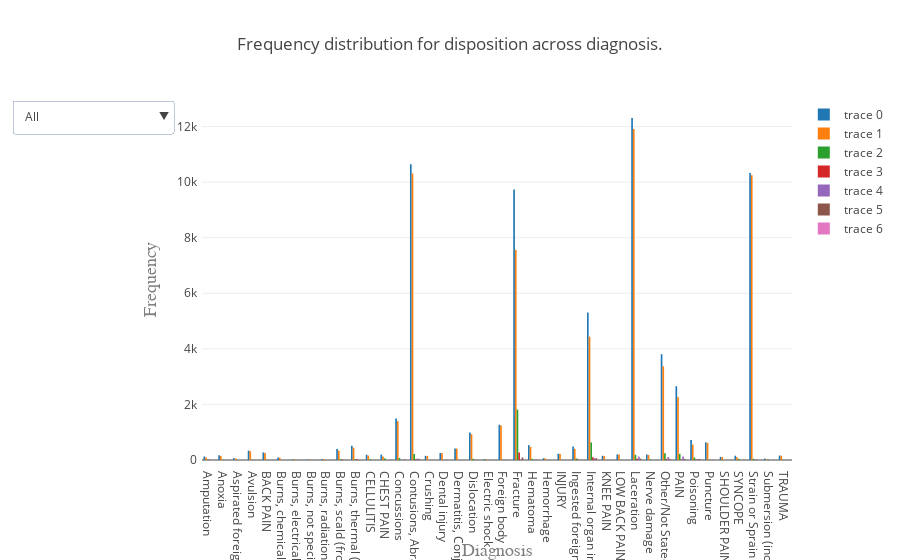

Source (notebook cell):
### Markdown cell above
<b> Use the dropdown to select disposition </b>

### Code cell
# Plot the dashboard
py.offline.iplot(fig, filename='update_dropdown_2')

### Figure 1 — Plotly figure (JSON) as saved in the notebook; plotly's stock layout.template omitted (floating-point values rounded to 4 significant figures)
{"data": [{"type": "bar", "x": ["Amputation", "Anoxia", "Aspirated foreign object", "Avulsion", "BACK PAIN", "Burns, chemical (caustics, etc.)", "Burns, electrical", "Burns, not specified", "Burns, radiation (includes all cell damage by ultraviolet, x- rays, microwaves, laser beam, radioactive materials, etc.)", "Burns, scald (from hot liquids or steam)", "Burns, thermal (from flames or hot surface)", "CELLULITIS", "CHEST PAIN", "Concussions", "Contusions, Abrasions", "Crushing", "Dental injury", "Dermatitis, Conjunctivitis", "Dislocation", "Electric shock", "Foreign body", "Fracture", "Hematoma", "Hemorrhage", "INJURY", "Ingested foreign object", "Internal organ injury", "KNEE PAIN", "LOW BACK PAIN", "Laceration", "Nerve damage", "Other/Not Stated", "PAIN", "Poisoning", "Puncture", "SHOULDER PAIN", "SYNCOPE", "Strain or Sprain", "Submersion (including Drowning)", "TRAUMA"], "y": [125, 170, 66, 337, 271, 86, 25, 19, 35, 392, 512, 191, 195, 1495, 10646, 149, 251, 414, 988, 32, 1270, 9735, 534, 64, 223, 483, 5306, 151, 201, 12307, 198, 3807, 2655, 724, 636, 112, 154, 10326, 54, 160]}, {"type": "bar", "x": ["Amputation", "Anoxia", "Aspirated foreign object", "Avulsion", "BACK PAIN", "Burns, chemical (caustics, etc.)", "Burns, electrical", "Burns, not specified", "Burns, radiation (includes all cell damage by ultraviolet, x- rays, microwaves, laser beam, radioactive materials, etc.)", "Burns, scald (from hot liquids or steam)", "Burns, thermal (from flames or hot surface)", "CELLULITIS", "CHEST PAIN", "Concussions", "Contusions, Abrasions", "Crushing", "Dental injury", "Dermatitis, Conjunctivitis", "Dislocation", "Electric shock", "Foreign body", "Fracture", "Hematoma", "Hemorrhage", "INJURY", "Ingested foreign object", "Internal organ injury", "KNEE PAIN", "LOW BACK PAIN", "Laceration", "Nerve damage", "Other/Not Stated", "PAIN", "Poisoning", "Puncture", "SHOULDER PAIN", "SYNCOPE", "Strain or Sprain", "Submersion (including Drowning)", "TRAUMA"], "y": [88, 147, 57, 318, 248, 82, 25, 17, 34, 336, 443, 159, 129, 1399, 10312, 146, 242, 410, 928, 29, 1241, 7561, 472, 58, 217, 403, 4439, 142, 195, 11910, 179, 3372, 2265, 554, 612, 108, 103, 10248, 26, 153]}, {"type": "bar", "x": ["Amputation", "Anoxia", "Aspirated foreign object", "Avulsion", "BACK PAIN", "Burns, not specified", "Burns, scald (from hot liquids or steam)", "Burns, thermal (from flames or hot surface)", "CELLULITIS", "CHEST PAIN", "Concussions", "Contusions, Abrasions", "Dental injury", "Dermatitis, Conjunctivitis", "Dislocation", "Electric shock", "Foreign body", "Fracture", "Hematoma", "Hemorrhage", "INJURY", "Ingested foreign object", "Internal organ injury", "KNEE PAIN", "LOW BACK PAIN", "Laceration", "Nerve damage", "Other/Not Stated", "PAIN", "Poisoning", "Puncture", "SHOULDER PAIN", "SYNCOPE", "Strain or Sprain", "Submersion (including Drowning)", "TRAUMA"], "y": [20, 13, 5, 12, 8, 2, 29, 27, 28, 59, 70, 217, 2, 2, 43, 3, 10, 1811, 42, 1, 1, 56, 630, 3, 3, 185, 17, 245, 220, 88, 15, 1, 40, 43, 23, 5]}, {"type": "bar", "x": ["Amputation", "Anoxia", "Aspirated foreign object", "Avulsion", "BACK PAIN", "Burns, chemical (caustics, etc.)", "Burns, scald (from hot liquids or steam)", "Burns, thermal (from flames or hot surface)", "CELLULITIS", "Concussions", "Contusions, Abrasions", "Crushing", "Dental injury", "Dislocation", "Foreign body", "Fracture", "Hematoma", "Hemorrhage", "INJURY", "Ingested foreign object", "Internal organ injury", "Laceration", "Nerve damage", "Other/Not Stated", "PAIN", "Poisoning", "SYNCOPE", "Strain or Sprain", "TRAUMA"], "y": [12, 3, 2, 4, 3, 1, 20, 29, 3, 4, 29, 3, 2, 8, 8, 267, 1, 4, 1, 18, 101, 41, 2, 39, 15, 18, 1, 11, 1]}, {"type": "bar", "x": ["Amputation", "Anoxia", "Aspirated foreign object", "Avulsion", "BACK PAIN", "Burns, chemical (caustics, etc.)", "Burns, radiation (includes all cell damage by ultraviolet, x- rays, microwaves, laser beam, radioactive materials, etc.)", "Burns, scald (from hot liquids or steam)", "Burns, thermal (from flames or hot surface)", "CELLULITIS", "Concussions", "Contusions, Abrasions", "Dental injury", "Dermatitis, Conjunctivitis", "Dislocation", "Foreign body", "Fracture", "Hematoma", "INJURY", "Ingested foreign object", "Internal organ injury", "KNEE PAIN", "LOW BACK PAIN", "Laceration", "Other/Not Stated", "PAIN", "Poisoning", "Puncture", "SHOULDER PAIN", "SYNCOPE", "Strain or Sprain", "TRAUMA"], "y": [2, 3, 2, 2, 10, 2, 1, 5, 10, 1, 7, 52, 4, 2, 3, 10, 6, 12, 4, 1, 63, 5, 2, 123, 107, 123, 24, 7, 3, 1, 21, 1]}, {"type": "bar", "x": ["Amputation", "Anoxia", "Avulsion", "BACK PAIN", "Burns, chemical (caustics, etc.)", "Burns, scald (from hot liquids or steam)", "Burns, thermal (from flames or hot surface)", "CHEST PAIN", "Concussions", "Contusions, Abrasions", "Dental injury", "Dislocation", "Foreign body", "Fracture", "Hematoma", "Hemorrhage", "Ingested foreign object", "Internal organ injury", "KNEE PAIN", "LOW BACK PAIN", "Laceration", "Other/Not Stated", "PAIN", "Poisoning", "Puncture", "SYNCOPE", "Strain or Sprain", "Submersion (including Drowning)"], "y": [3, 3, 1, 2, 1, 2, 3, 7, 15, 34, 1, 6, 1, 88, 7, 1, 5, 66, 1, 1, 48, 31, 32, 39, 2, 9, 3, 3]}, {"type": "bar", "x": ["Anoxia", "Contusions, Abrasions", "Fracture", "Internal organ injury", "Other/Not Stated", "Poisoning", "Submersion (including Drowning)"], "y": [1, 2, 2, 7, 13, 1, 2]}], "layout": {"margin": {"b": 100, "l": 50, "pad": 4, "r": 50, "t": 100}, "showlegend": true, "title": "Frequency distribution for disposition across diagnosis.", "updatemenus": [{"active": 0, "buttons": [{"args": [{"visible": [true, false, false, false, false, false, false, false, false, false, false, false, false, false, false, false, false, false, false, false, false, false, false, false, false, false, false, false, false, false, false, false, false, false, false, false, false, false, false, false, false]}, {"title": "Distribution of all dispositions across diagnosis"}], "label": "All", "method": "update"}, {"args": [{"visible": [false, true, false, false, false, false, false, false, false, false, false, false, false, false, false, false, false, false, false, false, false, false, false, false, false, false, false, false, false, false, false, false, false, false, false, false, false, false, false, false, false]}, {"title": "Distribution of Treated and released across diagnosis"}], "label": "Treated and released", "method": "update"}, {"args": [{"visible": [false, false, true, false, false, false, false, false, false, false, false, false, false, false, false, false, false, false, false, false, false, false, false, false, false, false, false, false, false, false, false, false, false, false, false, false, false, false, false, false, false]}, {"title": "Distribution of Treated and admitted across diagnosis"}], "label": "Treated and admitted", "method": "update"}, {"args": [{"visible": [false, false, false, true, false, false, false, false, false, false, false, false, false, false, false, false, false, false, false, false, false, false, false, false, false, false, false, false, false, false, false, false, false, false, false, false, false, false, false, false, false]}, {"title": "Distribution of Treated and transfer across diagnosis"}], "label": "Treated and transfer", "method": "update"}, {"args": [{"visible": [false, false, false, false, true, false, false, false, false, false, false, false, false, false, false, false, false, false, false, false, false, false, false, false, false, false, false, false, false, false, false, false, false, false, false, false, false, false, false, false, false]}, {"title": "Distribution of Left without being s across diagnosis"}], "label": "Left without being s", "method": "update"}, {"args": [{"visible": [false, false, false, false, false, true, false, false, false, false, false, false, false, false, false, false, false, false, false, false, false, false, false, false, false, false, false, false, false, false, false, false, false, false, false, false, false, false, false, false, false]}, {"title": "Distribution of Held for observation across diagnosis"}], "label": "Held for observation", "method": "update"}, {"args": [{"visible": [false, false, false, false, false, false, true, false, false, false, false, false, false, false, false, false, false, false, false, false, false, false, false, false, false, false, false, false, false, false, false, false, false, false, false, false, false, false, false, false, false]}, {"title": "Distribution of Fatality, including  across diagnosis"}], "label": "Fatality, including ", "method": "update"}]}], "xaxis": {"title": "Diagnosis", "titlefont": {"color": "#7f7f7f", "family": "Courier New, monospace", "size": 18}}, "yaxis": {"title": "Frequency", "titlefont": {"color": "#7f7f7f", "family": "Courier New, monospace", "size": 18}}}}
